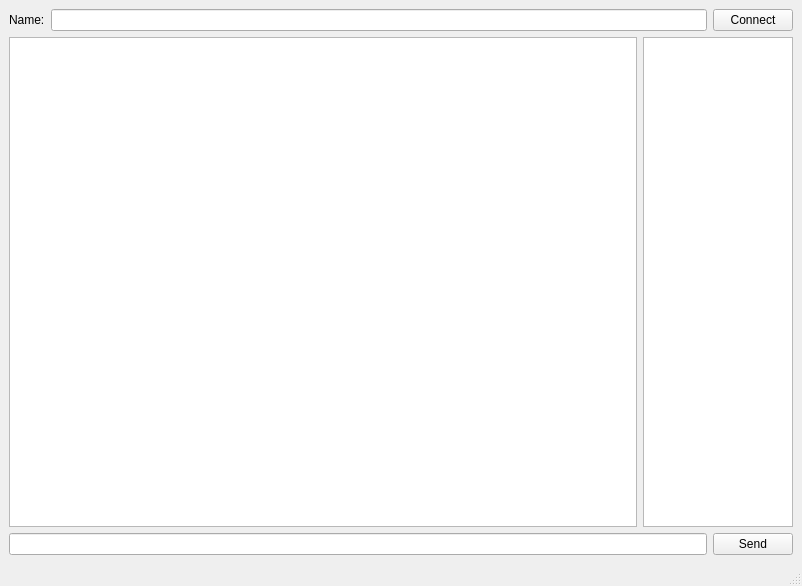
<?xml version="1.0" encoding="UTF-8"?>
<ui version="4.0">
 <class>Main_Window</class>
 <widget class="QMainWindow" name="Main_Window">
  <property name="geometry">
   <rect>
    <x>0</x>
    <y>0</y>
    <width>802</width>
    <height>586</height>
   </rect>
  </property>
  <property name="windowTitle">
   <string>Chat Client</string>
  </property>
  <widget class="QWidget" name="centralwidget">
   <layout class="QVBoxLayout" name="verticalLayout">
    <item>
     <layout class="QHBoxLayout" name="connection_layout">
      <item>
       <widget class="QLabel" name="name_label">
        <property name="text">
         <string>Name:</string>
        </property>
       </widget>
      </item>
      <item>
       <widget class="QLineEdit" name="name_line">
        <property name="text">
         <string/>
        </property>
       </widget>
      </item>
      <item>
       <widget class="QPushButton" name="connect_button">
        <property name="text">
         <string>Connect</string>
        </property>
       </widget>
      </item>
     </layout>
    </item>
    <item>
     <layout class="QHBoxLayout" name="chat_layout">
      <item>
       <widget class="QTextBrowser" name="chat_display"/>
      </item>
      <item>
       <widget class="QListWidget" name="members_list">
        <property name="maximumSize">
         <size>
          <width>150</width>
          <height>16777215</height>
         </size>
        </property>
       </widget>
      </item>
     </layout>
    </item>
    <item>
     <layout class="QHBoxLayout" name="messaging_layout">
      <item>
       <widget class="QLineEdit" name="message_line"/>
      </item>
      <item>
       <widget class="QPushButton" name="send_button">
        <property name="text">
         <string>Send</string>
        </property>
       </widget>
      </item>
     </layout>
    </item>
   </layout>
  </widget>
  <widget class="QMenuBar" name="menubar">
   <property name="geometry">
    <rect>
     <x>0</x>
     <y>0</y>
     <width>802</width>
     <height>21</height>
    </rect>
   </property>
  </widget>
  <widget class="QStatusBar" name="statusbar"/>
 </widget>
 <resources/>
 <connections/>
</ui>
